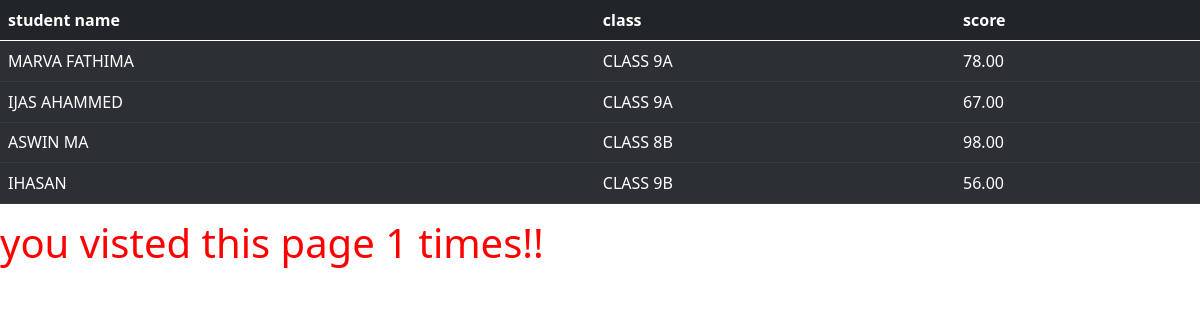
The page /students/ on the database its author committed.
### app1/models.py (models this page shows)
class Student(models.Model):
    name = models.CharField(max_length=100)
    class_name = models.CharField(max_length=50)
    score = models.DecimalField(max_digits=5, decimal_places=2)

### app1/views.py (the view)
# urls.py: path('students/', views.student_list, name='student_list'),
def student_list(request):
    count=request.session.get('count',0)
    print(request.COOKIES)
    count=int(count)
    count=count+1
    request.session['count']=count
    students=Student.objects.all()
    response=render(request,'student.html',{'students':students,'visits':count})
    return response

### templates/student.html (shortened to what this page needs)
<!doctype html>
<html lang="en">
  <head>
    <link href="https://cdn.jsdelivr.net/npm/bootstrap@5.0.2/dist/css/bootstrap.min.css" rel="stylesheet">
  </head>
  <body>
    <table class="table table-dark table-striped table-hover">
        <thead>
          <tr>
            <th scope="col">student name</th>
            <th scope="col">class</th>
            <th scope="col">score</th>
          </tr>
        </thead>
        <tbody>
        {%for student in students %}
          <tr>
            <td>{{student.name}}</td>
            <td>{{student.class_name}}</td>
            <td>{{student.score}}</td>
          </tr>
          <tr>
        {% endfor %}
        </tbody>
      </table>
      <h1 style="color: red;">you visted this page {{ visits }} times!!</h1>
  </body>
</html>

### rows shown on the page
Student: name "MARVA FATHIMA", class_name "CLASS 9A", score "78.00"
Student: name "IJAS AHAMMED", class_name "CLASS 9A", score "67.00"
Student: name "ASWIN MA", class_name "CLASS 8B", score "98.00"
Student: name "IHASAN", class_name "CLASS 9B", score "56.00"

### other values the page prints
{{ visits }} "1"
